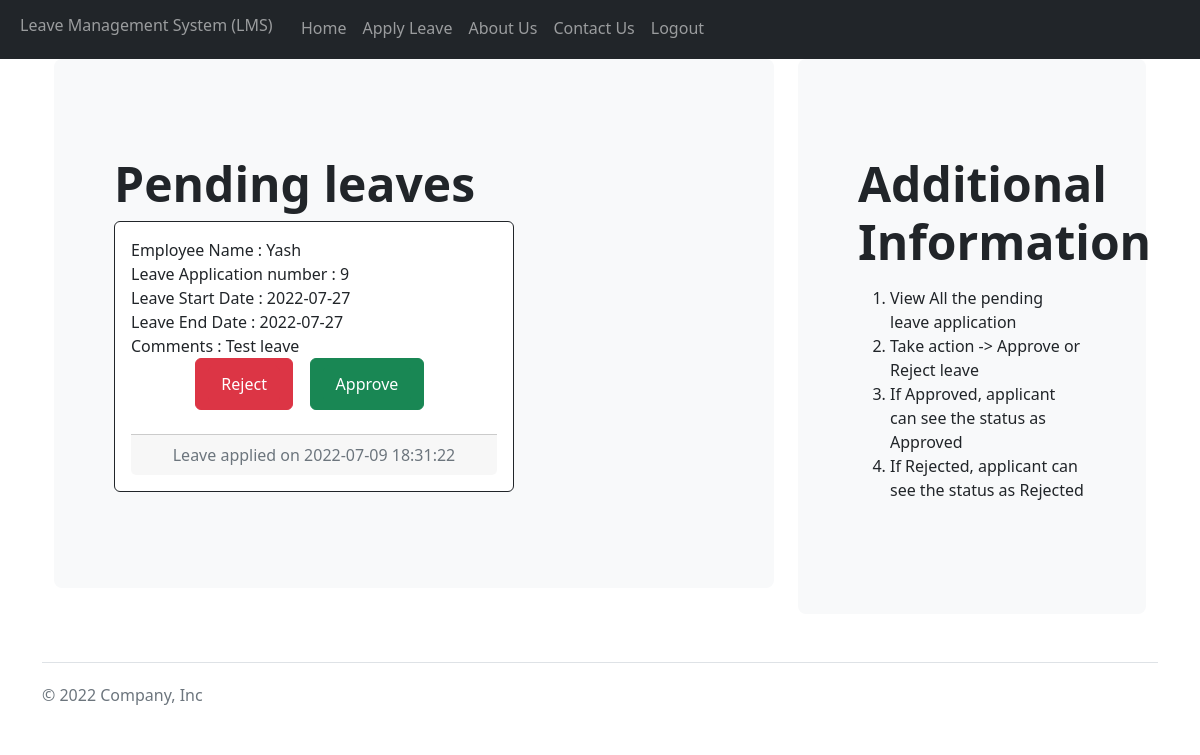
The page /managerapproval (signed in) on the database its author committed.
### website/models.py (models this page shows, shortened)
class Leave(db.Model):
    leaveid = db.Column(db.Integer, primary_key= True)
    startdate = db.Column(db.String(50))
    enddate = db.Column(db.String(50))
    comment = db.Column(db.String(200))
    status = db.Column(db.Integer)
    leavedate_created = db.Column(db.DateTime(timezone=True), default= func.now())
    userid = db.Column(db.Integer, db.ForeignKey('user.userid', ondelete="CASCADE"), nullable = false)

class User(db.Model, UserMixin):
    userid = db.Column(db.Integer, primary_key= True)
    email = db.Column(db.String(150), unique= True)
    username = db.Column(db.String(150), unique= True)
    password = db.Column(db.String(150))
    role = db.Column(db.Integer)
    date_created = db.Column(db.DateTime(timezone=True), default= func.now())
    leaves = db.relationship('Leave', backref='user', passive_deletes=True)

### website/views.py (the view)
@views.route("/managerapproval", methods=['GET', 'POST'])
@login_required
def managerapproval():
    leaves = Leave.query.filter_by(status= 3 )
    return render_template('managerapproval.html', user=current_user, leaves= leaves)

### website/__init__.py (called while the page is built)
def create_app():
    app = Flask(__name__)
    app.config['SECRET_KEY'] = "mywebkey"
    app.config['SQLALCHEMY_DATABASE_URI'] = f'sqlite:///database.db'
    db.init_app(app)
    from .views import views
    from .auth import auth
    app.register_blueprint(views, url_prefix ="/" )
    app.register_blueprint(auth, url_prefix ="/" )
    from .models import User, Leave
    create_database(app)
    login_manager = LoginManager()
    login_manager.login_view= "auth.login"
    login_manager.init_app(app)
    @login_manager.user_loader
    def load_user(userid):
        return User.query.get(int(userid))
    return app

### website/templates/managerapproval.html (shortened to what this page needs)
    {% extends "base.html" %}
    {% block content %}
    <div class="container">
        <div class="row">
            <div class="col-md-8" >
                <div class="p-5 mb-4 bg-light rounded-3">
                    <div class="container-fluid py-5">
                    <h1 class="display-5 fw-bold">Pending leaves</h1>
                    <div  class="col-md-8 form-group" align="center" id="leaves">
                        <form method="POST">
                        {% for leave in leaves %}
                        <div class="card border-dark ">
                            <div class="card-body">
                                <div align="left"class="card-text">
                                    Employee Name : {{leave.user.username}}<br>
                                    Leave Application number : {{leave.leaveid}} <br>
                                    Leave Start Date : {{leave.startdate}} <br>
                                    Leave End Date : {{leave.enddate}}<br>
                                    Comments : {{leave.comment}}<br>
                                    <div align="center">
                                        <button class="btn btn-danger" type="submit" value="2"> <a class="btn btn-danger" href="/rejectleave/{{leave.leaveid}}">Reject</a></button> &nbsp;&nbsp;
                                        <button class="btn btn-success" type="submit" value="1"> <a class="btn btn-success" href="/approveleave/{{leave.leaveid}}">Approve</a> </button> &nbsp;
                                    </div>
                                    <br>
                                </div>
                                <div class="card-footer text-muted">
                                    Leave applied on {{leave.leavedate_created}}
                                </div>
                            </div>
                        </div>
                        {% endfor %}
                    </form>
                    </div>
                    </div>
                </div>
            </div>
        <div class="col-md-4" >
            <div class="p-5 mb-4 bg-light rounded-3">
                <div class="container-fluid py-5">
                <h1 class="display-5 fw-bold">Additional Information</h1>
                <p class="col-md-8 fs-4">
                    <ol>
                        <li>
                            View All the pending leave application
                        </li>
                        <li>
                            Take action -> Approve or Reject leave
                        </li>
                        <li>
                            If Approved, applicant can see the status as Approved
                        </li>
                        <li>
                            If Rejected, applicant can see the status as Rejected
                        </li>
                    </ol>
                </p>
                </div>
            </div>
        </div>
        </div>
    </div>
    {% endblock %}

### rows shown on the page
Leave: user.username "Yash", leaveid "9", startdate "2022-07-27", enddate "2022-07-27", comment "Test leave", leavedate_created "2022-07-09 18:31:22"
